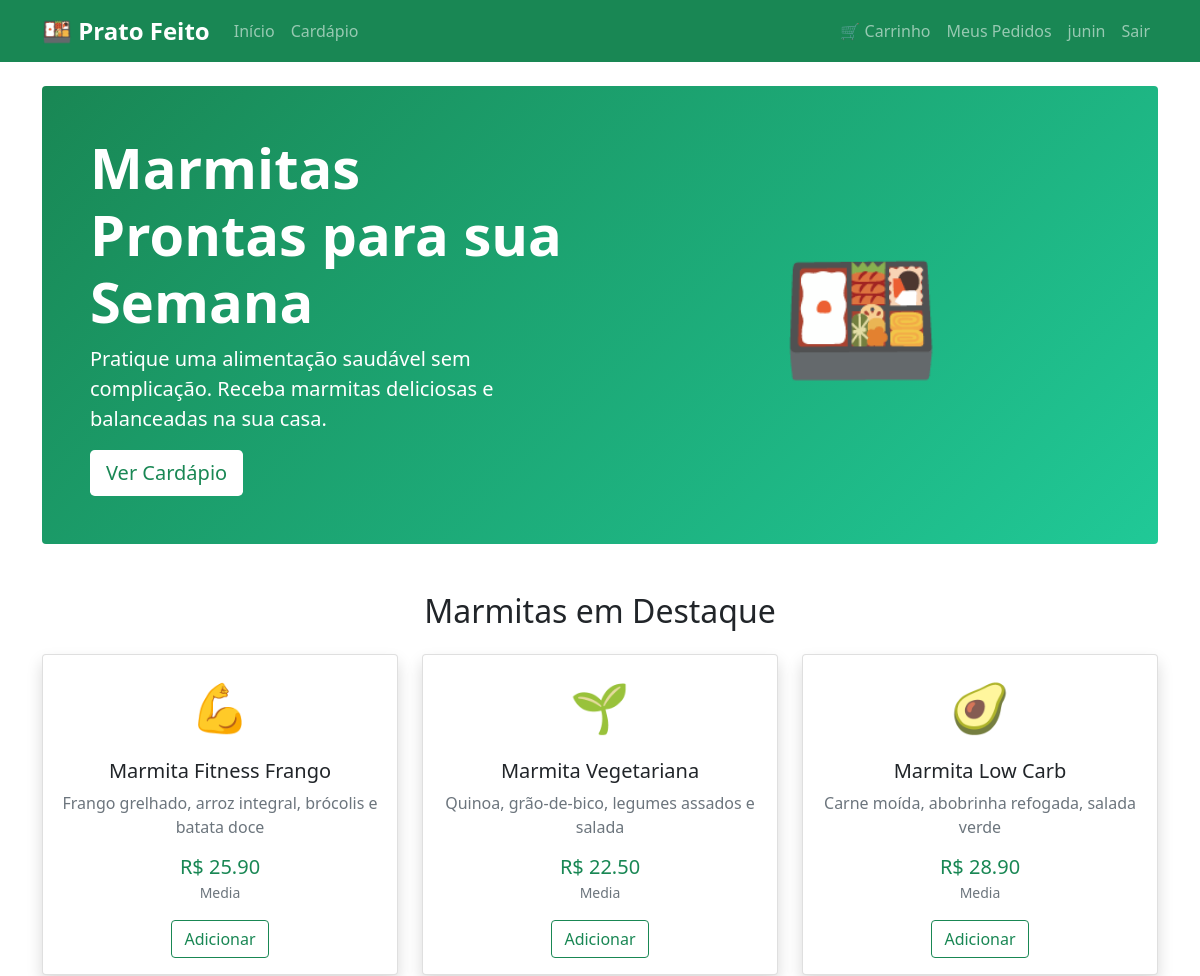
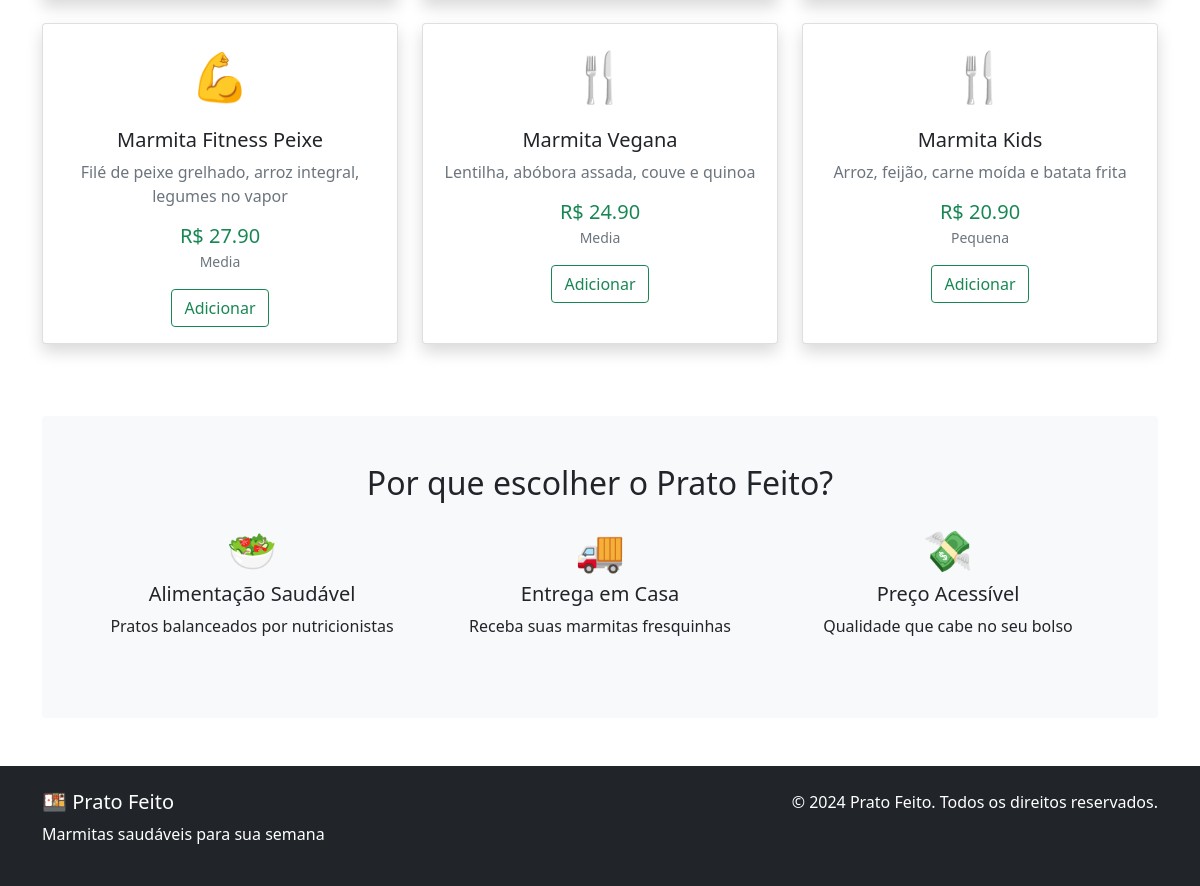
Screenshot of / (signed in) with the database file from the repository (2 pictures, top to bottom).
### atividade_eudoxia-main/app.py (models this page shows)
class User(UserMixin, db.Model):
    id = db.Column(db.Integer, primary_key=True)
    username = db.Column(db.String(80), unique=True, nullable=False)
    email = db.Column(db.String(120), unique=True, nullable=False)
    password = db.Column(db.String(200), nullable=False)
    endereco = db.Column(db.String(200))
    telefone = db.Column(db.String(20))
    created_at = db.Column(db.DateTime, default=datetime.utcnow)

class Marmita(db.Model):
    id = db.Column(db.Integer, primary_key=True)
    nome = db.Column(db.String(100), nullable=False)
    descricao = db.Column(db.Text, nullable=False)
    preco = db.Column(db.Float, nullable=False)
    categoria = db.Column(db.String(50))
    tamanho = db.Column(db.String(20))
    imagem = db.Column(db.String(200))
    disponivel = db.Column(db.Boolean, default=True)

### atividade_eudoxia-main/app.py (the view)
@app.route('/')
def index():
    marmitas = Marmita.query.filter_by(disponivel=True).limit(6).all()
    return render_template('index.html', marmitas=marmitas)

### atividade_eudoxia-main/app.py (called while the page is built)
@login_manager.user_loader
def load_user(user_id):
    return User.query.get(int(user_id))

### atividade_eudoxia-main/templates/index.html
{% extends "base.html" %}
{% block content %}
<section class="hero-section bg-light rounded p-5 mb-5">
    <div class="row align-items-center">
        <div class="col-md-6">
            <h1 class="display-4 fw-bold text-success">
                Marmitas Prontas para sua Semana
            </h1>
            <p class="lead">Pratique uma alimentação saudável sem complicação. Receba marmitas deliciosas e balanceadas na sua casa.</p>
            <a href="{{ url_for('cardapio') }}" class="btn btn-success btn-lg">Ver Cardápio</a>
        </div>
        <div class="col-md-6 text-center">
            <span style="font-size: 8rem;">🍱</span>
        </div>
    </div>
</section>
<section class="mb-5">
    <h2 class="text-center mb-4">Marmitas em Destaque</h2>
    <div class="row">
        {% for marmita in marmitas %}
        <div class="col-md-4 mb-4">
            <div class="card h-100 shadow">
                <div class="card-body text-center">
                    <div class="marmita-icon mb-3" style="font-size: 3rem;">
                        {% if marmita.categoria == 'fitness' %}💪
                        {% elif marmita.categoria == 'vegetariana' %}🌱
                        {% elif marmita.categoria == 'lowcarb' %}🥑
                        {% else %}🍴{% endif %}
                    </div>
                    <h5 class="card-title">{{ marmita.nome }}</h5>
                    <p class="card-text text-muted">{{ marmita.descricao }}</p>
                    <div class="mt-auto">
                        <span class="h5 text-success">R$ {{ "%.2f"|format(marmita.preco) }}</span>
                        <br>
                        <small class="text-muted">{{ marmita.tamanho|title }}</small>
                    </div>
                    {% if current_user.is_authenticated %}
                        <a href="{{ url_for('adicionar_carrinho', marmita_id=marmita.id) }}" class="btn btn-outline-success mt-3">Adicionar</a>
                    {% else %}
                        <a href="{{ url_for('login') }}" class="btn btn-outline-success mt-3">Fazer Login</a>
                    {% endif %}
                </div>
            </div>
        </div>
        {% endfor %}
    </div>
</section>
<section class="bg-light rounded p-5">
    <h2 class="text-center mb-4">Por que escolher o Prato Feito?</h2>
    <div class="row text-center">
        <div class="col-md-4 mb-3">
            <div class="h1">🥗</div>
            <h5>Alimentação Saudável</h5>
            <p>Pratos balanceados por nutricionistas</p>
        </div>
        <div class="col-md-4 mb-3">
            <div class="h1">🚚</div>
            <h5>Entrega em Casa</h5>
            <p>Receba suas marmitas fresquinhas</p>
        </div>
        <div class="col-md-4 mb-3">
            <div class="h1">💸</div>
            <h5>Preço Acessível</h5>
            <p>Qualidade que cabe no seu bolso</p>
        </div>
    </div>
</section>
{% endblock %}

### atividade_eudoxia-main/templates/base.html (shortened to what this page needs)
<!DOCTYPE html>
<html lang="pt-br">
<head>
    <link href="https://cdn.jsdelivr.net/npm/bootstrap@5.1.3/dist/css/bootstrap.min.css" rel="stylesheet">
    <link rel="stylesheet" href="{{ url_for('static', filename='style.css') }}">
</head>
<body>
    <nav class="navbar navbar-expand-lg navbar-dark bg-success">
        <div class="container">
            <a class="navbar-brand fw-bold" href="{{ url_for('index') }}">
                🍱 Prato Feito
            </a>
            <div class="collapse navbar-collapse" id="navbarNav">
                <ul class="navbar-nav me-auto">
                    <li class="nav-item">
                        <a class="nav-link" href="{{ url_for('index') }}">Início</a>
                    </li>
                    <li class="nav-item">
                        <a class="nav-link" href="{{ url_for('cardapio') }}">Cardápio</a>
                    </li>
                </ul>
                <ul class="navbar-nav">
                    {% if current_user.is_authenticated %}
                        <li class="nav-item">
                            <a class="nav-link" href="{{ url_for('carrinho') }}">🛒 Carrinho</a>
                        </li>
                        <li class="nav-item">
                            <a class="nav-link" href="{{ url_for('pedidos') }}">Meus Pedidos</a>
                        </li>
                        <li class="nav-item">
                            <a class="nav-link" href="{{ url_for('perfil') }}">{{ current_user.username }}</a>
                        </li>
                        <li class="nav-item">
                            <a class="nav-link" href="{{ url_for('logout') }}">Sair</a>
                        </li>
                    {% endif %}
                </ul>
            </div>
        </div>
    </nav>
    <main class="container my-4">
        {% block content %}{% endblock %}
    </main>
    <footer class="bg-dark text-white mt-5">
        <div class="container py-4">
            <div class="row">
                <div class="col-md-6">
                    <h5>🍱 Prato Feito</h5>
                    <p>Marmitas saudáveis para sua semana</p>
                </div>
                <div class="col-md-6 text-end">
                    <p>&copy; 2024 Prato Feito. Todos os direitos reservados.</p>
                </div>
            </div>
        </div>
    </footer>
</body>
</html>

### atividade_eudoxia-main/templates/style.css (style rules this page uses)
.hero-section { background: linear-gradient(135deg, #198754 0%, #20c997 100%); color: white; }
.hero-section h1 { color: white !important; }
.hero-section .btn-success { background-color: white; color: #198754; border: none; }
.marmita-icon { font-size: 3rem; }
.card { transition: transform 0.2s; }
.navbar-brand { font-size: 1.5rem; }
.btn-success { background-color: #198754; border-color: #198754; }
.bg-success { background-color: #198754 !important; }

### rows the page displays
User: username "junin"
Marmita: nome "Marmita Fitness Frango", descricao "Frango grelhado, arroz integral, brócolis e batata doce", preco "25.90", tamanho "Media"
Marmita: nome "Marmita Vegetariana", descricao "Quinoa, grão-de-bico, legumes assados e salada", preco "22.50", tamanho "Media"
Marmita: nome "Marmita Low Carb", descricao "Carne moída, abobrinha refogada, salada verde", preco "28.90", tamanho "Media"
Marmita: nome "Marmita Fitness Peixe", descricao "Filé de peixe grelhado, arroz integral, legumes no vapor", preco "27.90", tamanho "Media"
Marmita: nome "Marmita Vegana", descricao "Lentilha, abóbora assada, couve e quinoa", preco "24.90", tamanho "Media"
Marmita: nome "Marmita Kids", descricao "Arroz, feijão, carne moída e batata frita", preco "20.90", tamanho "Pequena"
